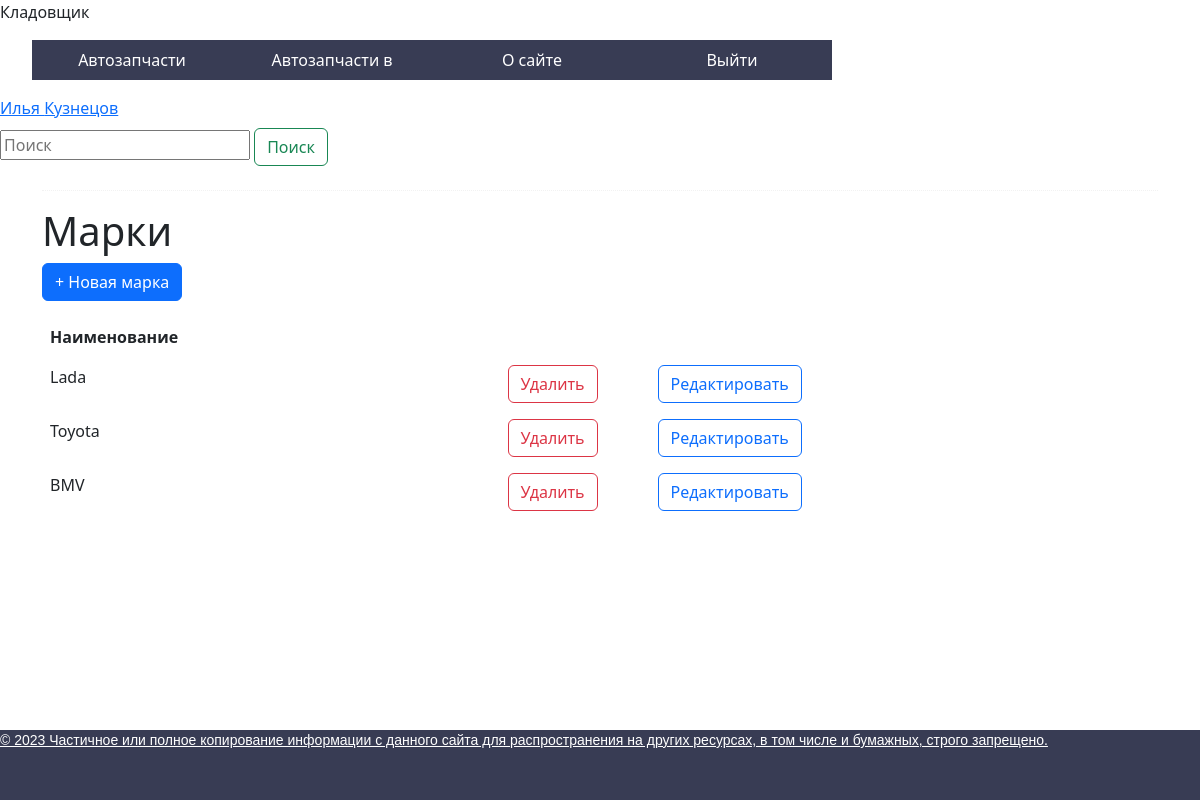
The page /manager/marks/ (signed in) on the database its author committed.
### autodocapp/models.py (models this page shows, shortened)
class CustomUser(AbstractUser):
    ROLES = (
        ('administrator', "Администратор"),
        ('manager', "Менеджер"),
        ('storekeeper', "Кладовщик"),
        ('salesman', "Продавец"),
        ('director', "Директор")
    )
    surname = models.CharField(max_length=30, verbose_name='Фамилия')
    last_name = models.CharField(max_length=30, verbose_name='Отчество')
    birth_date = models.DateField(verbose_name='Дата рождения', null=True)
    photo = models.ImageField(upload_to="photos/%Y/%m/%d/", verbose_name='Фотография')
    role = models.CharField(default='salesman', max_length=50, choices=ROLES, verbose_name='Роль')

class Brands(models.Model):
    brand = models.CharField(max_length=50, verbose_name='Марка автозапчасти')

### autodocapp/views/manager/brands.py (the view)
def Marks(request):
    if request.user.is_authenticated:
        role = CheckRole(request)
        marks = Brands.objects.all()
        return render(request, 'autodocapp/marks.html', {'role': role, 'title': 'Марки', 'marks': marks})
    else:
        return redirect('authorization')

### autodocapp/views/__init__.py (called while the page is built)
def CheckRole(request):
    user = request.user
    role = dict(CustomUser.ROLES).get(user.role)
    return role

### autodocapp/templates/autodocapp/marks.html (shortened to what this page needs)
{% extends 'autodocapp/base.html' %}
{% block content %}
<div class="">
    <form class="form-inline my-2 my-lg-0" action="{% url 'search_mark' %}" method="get">
        <input class="search" type="search" placeholder="Поиск" aria-label="Поиск" name="q">
        <button class="btn btn-outline-success my-2 my-sm" type="submit">Поиск</button>
    </form>
</div>
<div class="container asd">
    <div class="col-md-12 well">
        <hr style="border-top:1px dotted #ccc;"/>
        <h1 class="page-header">Марки</h1>
          <p>
            <button type="button" class="btn btn-primary js-create">
              + Новая марка
            </button>
         </p>
        <table class="table table-borderless table-hover" id="table">
            <thead>
              <tr>
                <th scope="col">Наименование</th>
              </tr>
            </thead>
            <tbody>
                {% for m in marks %}
                <tr class="record">
                    <td>{{m.brand}}</td>
                    <td style="width: 150px">
                        <a class="btn_delete_record btn-outline-danger" href="{% url 'delete_mark' m.id %}"><button class="btn btn-outline-danger">Удалить</button></a>
                    </td>
                    <td>
                        <a class="BthEditMark btn-outline-primary" href="{% url 'edit_mark' m.id %}"><button class="btn btn-outline-primary">Редактировать</button></a>
                    </td>
                </tr>
                {% empty %}
                <tr>
                    <td colspan="8" class="text-center">Нет марок</td>
                </tr>
                {% endfor %}
            </tbody>
        </table>
    </div>
</div>
{% endblock %}

### autodocapp/templates/autodocapp/base.html (shortened to what this page needs)
{% load static %}
<!DOCTYPE html>
<html lang="en">
<head>
    <link  href="{% static 'autodocapp/css/styles.css' %}" rel="stylesheet">
    <link  href="{% static 'bootstrap/css/bootstrap.min.css' %}" rel="stylesheet">
</head>
<body>
{% if role == 'Администратор' %}
    <p>Администратор</p>
    <ul class="menu">
        <li><a href="">Автозапчасти</a></li>
        <li><a href="">Автозапчасти в магазине</a></li>
        <li><a href="">О сайте</a></li>
        <li><a href="{% url 'logout' %}">Выйти</a></li>
    </ul>
{% elif role == 'Кладовщик' %}
<p>Кладовщик</p>
    <ul class="menu">
        <li><a href="{% url 'auto_parts' %}">Автозапчасти</a></li>
        <li><a href="">Автозапчасти в магазине</a></li>
        <li><a href="">О сайте</a></li>
        <li><a href="{% url 'logout' %}">Выйти</a></li>
    </ul>
{% endif %}
<a href="">{{ user.first_name }} {{ user.surname }}</a>
{% block content %}
{% endblock %}
<div id="footer">
    <p>&copy; 2023 Частичное или полное копирование информации с данного сайта для распространения на других ресурсах, в том числе и бумажных, строго запрещено.</p>
</div>
</body>
</html>

### autodocapp/static/autodocapp/css/styles.css (style rules this page uses)
.menu { display: flex; }
.menu li { width: 200px; list-style: none; background: #383c54; position: relative; }
.menu a { color: #fff; text-decoration: none; display: block; text-align: center; padding: 0 10px; height: 40px; line-height: 40px; transition: all .5s; }
#footer { background: #383c54; color: #aaa; font-size: 14px; font-family: Verdana, Geneva, Arial, Helvetica; text-align: left; overflow: hidden; position:fixed; right:0; bottom:0; width:100%; height: 70px; }
#footer p { text-decoration: underline; color: #fff; }
.asd { background-color: #FFFFFF; }
.container { background-color: #FFFFFF; }
.search { width: 250px; }

### rows shown on the page
CustomUser: first_name "Илья", surname "Кузнецов"
Brands: brand "Lada"
Brands: brand "Toyota"
Brands: brand "BMV"
